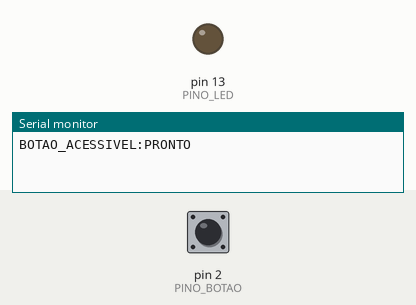
Bench run of a sketch on a simulated Arduino Uno, built with avr-gcc and run on an emulated ATmega328P. Shown: output pins drawn as LEDs (lit = HIGH), the last lines printed to the serial monitor. The test bench sets the inputs (shaded band); at power-on: pin 2 (PINO_BOTAO) HIGH.

Above: at 1.2 s.
1.3 s: pin 2 (PINO_BOTAO) pulled LOW for 0.15 s
At 1.4 s:
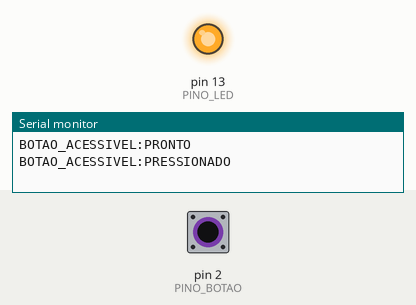
2.9 s: pin 2 (PINO_BOTAO) pulled LOW for 3.2 s
At 7.6 s:
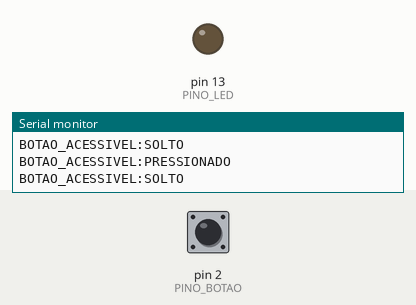
Timing chart, 0 to 9.1 s (numbered marks = the images above; inputs shaded):
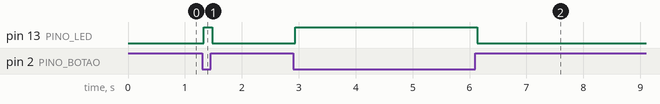

The sketch:

arduino-botao-acessivel.ino
```cpp
/*
 * arduino-botao-acessivel
 *
 * Botão de acionamento amplo para interfaces assistivas.
 * O firmware envia eventos pela serial sem bloquear o loop:
 *   BOTAO_ACESSIVEL:PRESSIONADO
 *   BOTAO_ACESSIVEL:SOLTO
 *
 * Ligações: botão entre D2 e GND; LED opcional no LED_BUILTIN.
 */

const byte PINO_BOTAO = 2;
const byte PINO_LED = LED_BUILTIN;
const unsigned long TEMPO_DEBOUNCE_MS = 35;

bool leituraEstavel = HIGH;
bool ultimaLeitura = HIGH;
unsigned long momentoDaMudanca = 0;

void emitirEvento(const __FlashStringHelper* evento) {
  Serial.print(F("BOTAO_ACESSIVEL:"));
  Serial.println(evento);
}

void setup() {
  pinMode(PINO_BOTAO, INPUT_PULLUP);
  pinMode(PINO_LED, OUTPUT);
  digitalWrite(PINO_LED, LOW);

  Serial.begin(9600);
  Serial.println(F("BOTAO_ACESSIVEL:PRONTO"));
}

void loop() {
  const bool leituraAtual = digitalRead(PINO_BOTAO);

  if (leituraAtual != ultimaLeitura) {
    momentoDaMudanca = millis();
    ultimaLeitura = leituraAtual;
  }

  if ((millis() - momentoDaMudanca) >= TEMPO_DEBOUNCE_MS &&
      leituraEstavel != leituraAtual) {
    leituraEstavel = leituraAtual;

    const bool pressionado = (leituraEstavel == LOW);
    digitalWrite(PINO_LED, pressionado ? HIGH : LOW);
    emitirEvento(pressionado ? F("PRESSIONADO") : F("SOLTO"));
  }
}
```

Measured:
- after the input at 1.3 s, pin 13 (PINO_LED): LOW → HIGH at once, → LOW 0.15 s later
- after the input at 2.9 s, pin 13 (PINO_LED): LOW → HIGH at once, → LOW 3.2 s later
